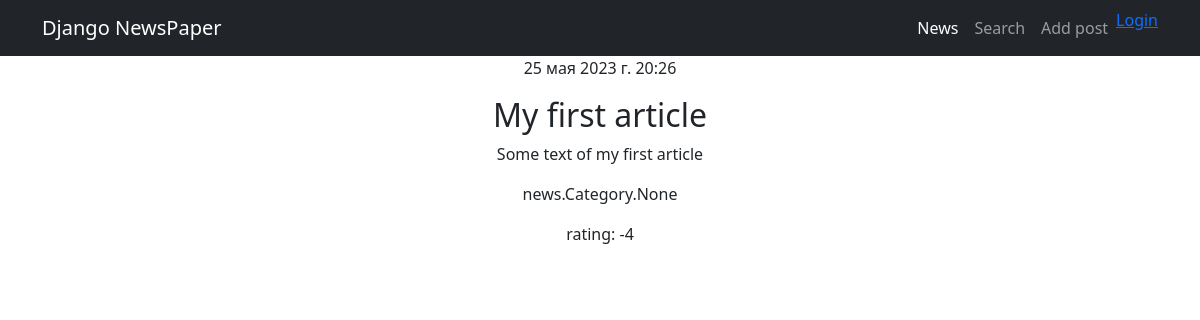
The page /news/1/ on the database its author committed.
### news/models.py (models this page shows, shortened)
class Post(models.Model):
    author = models.ForeignKey(Author, on_delete=models.CASCADE)
    NEWS = 'NW'
    ARTICAL = 'AR'
    CATEGORY_CHOICES = (
        (NEWS, 'Новость'),
        (ARTICAL, 'Статья'),
    )
    categoryType = models.CharField(max_length=2, choices=CATEGORY_CHOICES, default=ARTICAL)
    dateCreations = models.DateTimeField(auto_now_add=True)
    postCategory = models.ManyToManyField(Category, through='PostCategory')
    title = models.CharField(max_length=128)
    text = models.TextField()
    rating = models.SmallIntegerField(default=0)

### news/views.py (the view)
# urls.py: path('<int:pk>/', PostDetail.as_view(), name='post_detail'),
class PostDetail(DetailView):
    model = Post
    template_name = 'news/post_detail.html'
    context_object_name = 'post'

### news/templates/news/post_detail.html
{% extends 'news/base.html' %}
{% block content %}
    <p>{{ post.dateCreations }}</p>
    <h2>{{ post.title }}</h2>
    <p>{{ post.text }}</p>
    <p>{{ post.postCategory }}</p>
    <p>rating: {{ post.rating }}</p>
{% endblock %}

### rows shown on the page
Post: dateCreations "25 мая 2023 г. 20:26", title "My first article", text "Some text of my first article", postCategory "news.Category.None", rating "-4"
